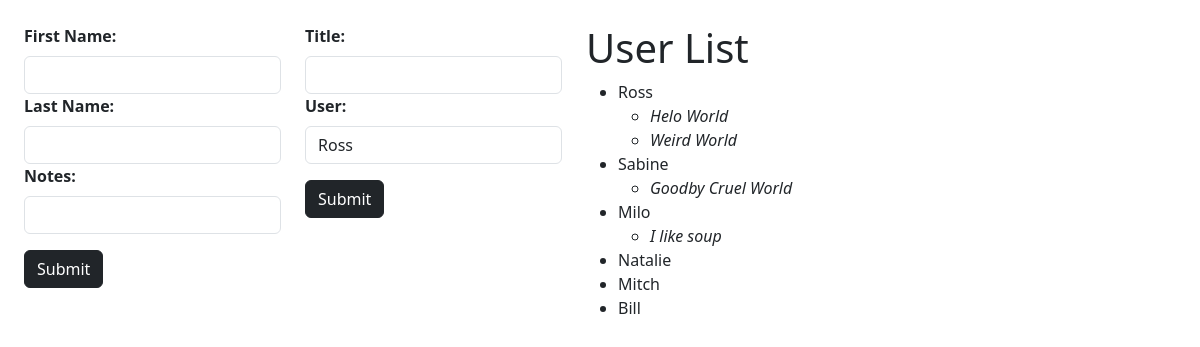
Before: / with the older database file.
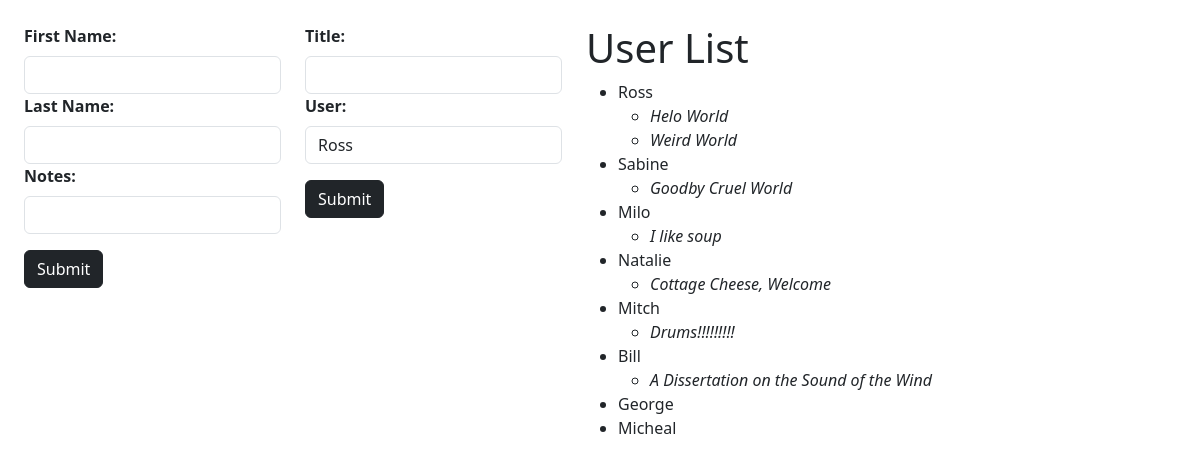
After: the same page with the newer database file.
### users_app/models.py (models this page shows)
class User(models.Model):
    first_name = models.CharField(max_length=255)
    last_name = models.CharField(max_length=255)
    notes = models.CharField(max_length=255,null = True)
    created_at = models.DateTimeField(auto_now_add=True)
    updated_at = models.DateTimeField(auto_now=True)

class Book(models.Model):
    title = models.CharField(max_length=255)
    description = models.TextField()
    user = models.ForeignKey(User, related_name="books", on_delete = models.CASCADE)
    created_at = models.DateTimeField(auto_now_add=True)
    updated_at = models.DateTimeField(auto_now=True)

### users_app/views.py (the view)
# urls.py: path('', views.index),
def index(request):
        context = {"users": User.objects.all(), "books": Book.objects.all()}
        return render(request, "index.html", context)

### users_app/templates/index.html (shortened to what this page needs)
<!DOCTYPE html>
<html lang="en">
<head>
    <link href="https://cdn.jsdelivr.net/npm/bootstrap@5.3.0/dist/css/bootstrap.min.css" rel="stylesheet">
</head>
<body>
    <div class="p-4">
        <div class="d-flex">
            <form action="/create/user" method="post">
                <label for="first_name" class="form-label fw-bold">First Name:</label>
                <input class="form-control" type='text' name='first_name'>
                <label for="last_name" class="form-label fw-bold">Last Name:</label>
                <input class="form-control" type='text' name='last_name'>
                <label for="notes" class="form-label fw-bold">Notes:</label>
                <input class="form-control" type='text' name='notes'>
                <button class="btn btn-dark mt-3" type='submit'>Submit</button>
            </form>
            <form class="ms-4" action="/create/book" method="post">
                <label for="title" class="form-label fw-bold">Title:</label>
                <input class="form-control" type="text" name="title">
                <label for="user" class="form-label fw-bold">User:</label>
                <select class="form-control" name="user">
                    {% for user in users %}
                        <option value="{{user.id}}">{{user.first_name}}</option>
                    {% endfor %}
                </select>
                <button class="btn btn-dark mt-3" type='submit'>Submit</button>
            </form>
            <div class="ms-4">
                <h1>User List</h1>
                <ul>
                    {% for user in users %}
                    <li>{{user.first_name}}
                        <ul>
                            {% for book in user.books.all %}
                                <li><em>{{book.title}}</em></li>
                            {% endfor %}
                        </ul>
                    </li>
                    {% endfor %}
                </ul>
            </div>
        </div>
    </div>
</body>
</html>

Changed rows visible on the page:
added Book: title "Cottage Cheese, Welcome", shown under User "Natalie"
added Book: title "Drums!!!!!!!!!", shown under User "Mitch"
added Book: title "A Dissertation on the Sound of the Wind", shown under User "Bill"
added User: first_name "George"
added User: first_name "Micheal"
